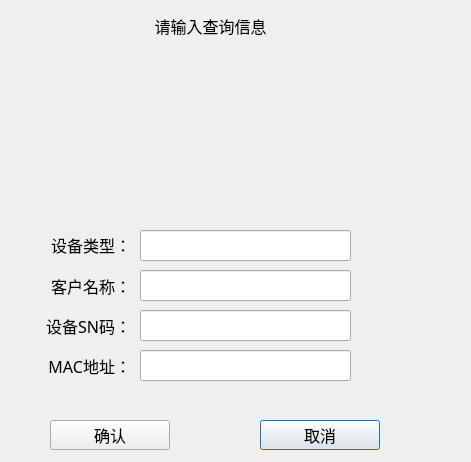
<?xml version="1.0" encoding="UTF-8"?>
<ui version="4.0">
 <class>Log_MacQueryDlg</class>
 <widget class="QDialog" name="Log_MacQueryDlg">
  <property name="geometry">
   <rect>
    <x>0</x>
    <y>0</y>
    <width>471</width>
    <height>462</height>
   </rect>
  </property>
  <property name="windowTitle">
   <string>Dialog</string>
  </property>
  <property name="styleSheet">
   <string notr="true"/>
  </property>
  <widget class="QLabel" name="label_2">
   <property name="geometry">
    <rect>
     <x>10</x>
     <y>270</y>
     <width>121</width>
     <height>31</height>
    </rect>
   </property>
   <property name="font">
    <font>
     <family>微软雅黑</family>
     <pointsize>12</pointsize>
    </font>
   </property>
   <property name="styleSheet">
    <string notr="true"/>
   </property>
   <property name="text">
    <string>客户名称：</string>
   </property>
   <property name="alignment">
    <set>Qt::AlignRight|Qt::AlignTrailing|Qt::AlignVCenter</set>
   </property>
  </widget>
  <widget class="QLineEdit" name="userEdit">
   <property name="geometry">
    <rect>
     <x>140</x>
     <y>270</y>
     <width>211</width>
     <height>31</height>
    </rect>
   </property>
   <property name="font">
    <font>
     <family>微软雅黑</family>
     <pointsize>12</pointsize>
    </font>
   </property>
   <property name="styleSheet">
    <string notr="true"/>
   </property>
  </widget>
  <widget class="QPushButton" name="quitBtn">
   <property name="geometry">
    <rect>
     <x>260</x>
     <y>420</y>
     <width>120</width>
     <height>30</height>
    </rect>
   </property>
   <property name="font">
    <font>
     <family>微软雅黑</family>
     <pointsize>12</pointsize>
    </font>
   </property>
   <property name="styleSheet">
    <string notr="true"/>
   </property>
   <property name="text">
    <string>取消</string>
   </property>
  </widget>
  <widget class="QPushButton" name="okBtn">
   <property name="geometry">
    <rect>
     <x>50</x>
     <y>420</y>
     <width>120</width>
     <height>30</height>
    </rect>
   </property>
   <property name="font">
    <font>
     <family>微软雅黑</family>
     <pointsize>12</pointsize>
    </font>
   </property>
   <property name="styleSheet">
    <string notr="true"/>
   </property>
   <property name="text">
    <string>确认</string>
   </property>
  </widget>
  <widget class="QWidget" name="dateWid" native="true">
   <property name="geometry">
    <rect>
     <x>20</x>
     <y>59</y>
     <width>450</width>
     <height>120</height>
    </rect>
   </property>
   <property name="font">
    <font>
     <family>微软雅黑</family>
     <pointsize>12</pointsize>
    </font>
   </property>
   <property name="styleSheet">
    <string notr="true"/>
   </property>
  </widget>
  <widget class="QLabel" name="label">
   <property name="geometry">
    <rect>
     <x>140</x>
     <y>10</y>
     <width>141</width>
     <height>31</height>
    </rect>
   </property>
   <property name="font">
    <font>
     <family>微软雅黑</family>
     <pointsize>12</pointsize>
    </font>
   </property>
   <property name="styleSheet">
    <string notr="true"/>
   </property>
   <property name="text">
    <string>请输入查询信息</string>
   </property>
   <property name="alignment">
    <set>Qt::AlignCenter</set>
   </property>
  </widget>
  <widget class="QLineEdit" name="snEdit">
   <property name="geometry">
    <rect>
     <x>140</x>
     <y>310</y>
     <width>211</width>
     <height>31</height>
    </rect>
   </property>
   <property name="font">
    <font>
     <family>微软雅黑</family>
     <pointsize>12</pointsize>
    </font>
   </property>
   <property name="styleSheet">
    <string notr="true"/>
   </property>
  </widget>
  <widget class="QLabel" name="label_3">
   <property name="geometry">
    <rect>
     <x>10</x>
     <y>310</y>
     <width>121</width>
     <height>31</height>
    </rect>
   </property>
   <property name="font">
    <font>
     <family>微软雅黑</family>
     <pointsize>12</pointsize>
    </font>
   </property>
   <property name="styleSheet">
    <string notr="true"/>
   </property>
   <property name="text">
    <string>设备SN码：</string>
   </property>
   <property name="alignment">
    <set>Qt::AlignRight|Qt::AlignTrailing|Qt::AlignVCenter</set>
   </property>
  </widget>
  <widget class="QLabel" name="label_4">
   <property name="geometry">
    <rect>
     <x>10</x>
     <y>229</y>
     <width>121</width>
     <height>31</height>
    </rect>
   </property>
   <property name="font">
    <font>
     <family>微软雅黑</family>
     <pointsize>12</pointsize>
    </font>
   </property>
   <property name="styleSheet">
    <string notr="true"/>
   </property>
   <property name="text">
    <string>设备类型：</string>
   </property>
   <property name="alignment">
    <set>Qt::AlignRight|Qt::AlignTrailing|Qt::AlignVCenter</set>
   </property>
  </widget>
  <widget class="QLabel" name="label_5">
   <property name="geometry">
    <rect>
     <x>10</x>
     <y>350</y>
     <width>121</width>
     <height>31</height>
    </rect>
   </property>
   <property name="font">
    <font>
     <family>微软雅黑</family>
     <pointsize>12</pointsize>
    </font>
   </property>
   <property name="styleSheet">
    <string notr="true"/>
   </property>
   <property name="text">
    <string>MAC地址：</string>
   </property>
   <property name="alignment">
    <set>Qt::AlignRight|Qt::AlignTrailing|Qt::AlignVCenter</set>
   </property>
  </widget>
  <widget class="QLineEdit" name="macEdit">
   <property name="geometry">
    <rect>
     <x>140</x>
     <y>350</y>
     <width>211</width>
     <height>31</height>
    </rect>
   </property>
   <property name="font">
    <font>
     <family>微软雅黑</family>
     <pointsize>12</pointsize>
    </font>
   </property>
   <property name="styleSheet">
    <string notr="true"/>
   </property>
  </widget>
  <widget class="QLineEdit" name="devtypeEdit">
   <property name="geometry">
    <rect>
     <x>140</x>
     <y>230</y>
     <width>211</width>
     <height>31</height>
    </rect>
   </property>
   <property name="font">
    <font>
     <family>微软雅黑</family>
     <pointsize>12</pointsize>
    </font>
   </property>
   <property name="styleSheet">
    <string notr="true"/>
   </property>
  </widget>
 </widget>
 <resources/>
 <connections/>
</ui>
